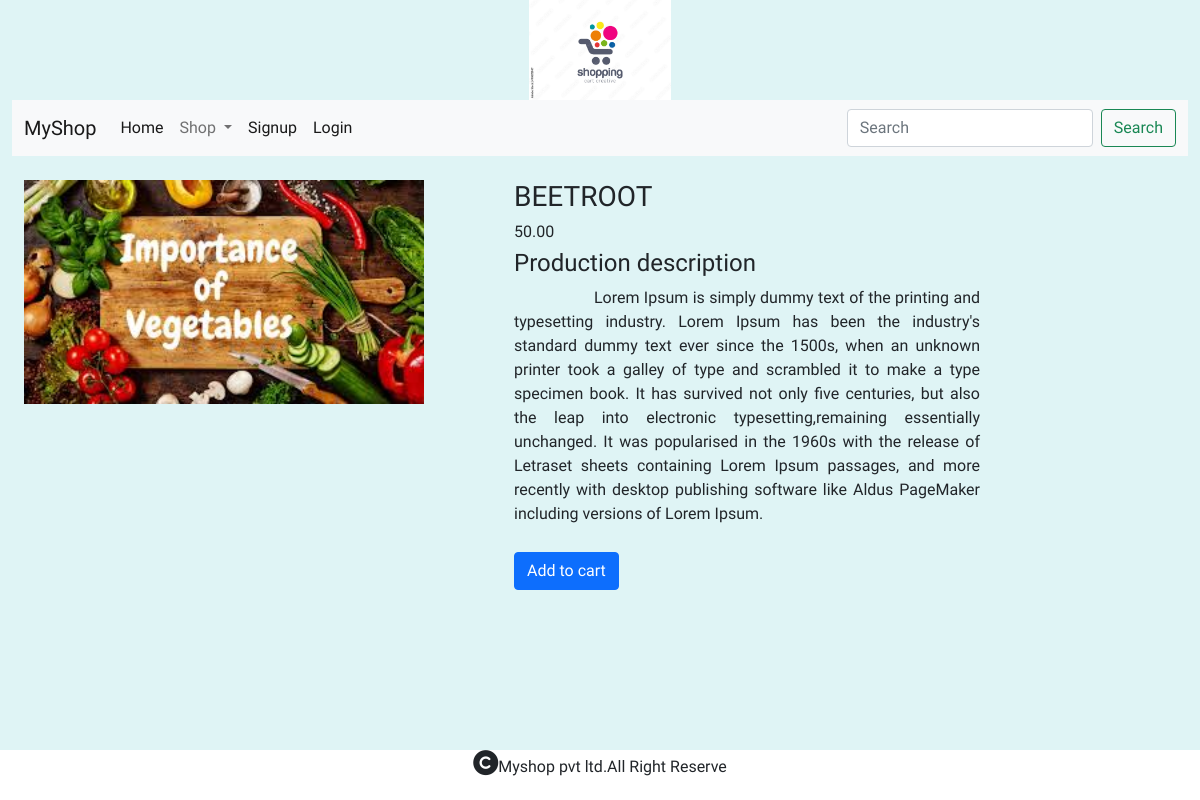
The page /details/beetroot on the database its author committed.
### shop/models.py (models this page shows)
class Product(models.Model):
    name=models.CharField(max_length=250,unique=True)
    slug = models.SlugField(max_length=250, unique=True)
    description = models.TextField(blank=True)
    image = models.ImageField(upload_to='shop/category', null=True, blank=True)
    price=models.DecimalField(max_digits=10,decimal_places=2)
    category=models.ForeignKey(category,on_delete=models.CASCADE)
    stock=models.IntegerField()
    available=models.BooleanField(default=True)
    created=models.DateTimeField(auto_now_add=True)
    updated=models.DateTimeField(auto_now=True)

### shop/views.py (the view)
# urls.py: path('details/<slug:l>',views.details,name='details'),
def details(request,l):
    l=Product.objects.get(slug=l)
    return render(request,'details.html',{'l':l})

### cart/context_processors.py (called while the page is built, shortened)
def counter(request):
    item_count=0
    return {'count':item_count}

### shop/context_processors.py (called while the page is built)
def menu_links(request):
    n=category.objects.all()
    return {'links':n}

### templates/details.html
{% extends 'base.html' %}
{% load static %}
{% block content %}
<div class="container-fluid mt-4" style=margin-bottom:100px;>
    <div class="row">
      <div class="col-sm-5">
        <img src="{{l.image.url}}" style="height400x;width:400px;">
      </div>
      <div class="col-sm-5">
        <h3 class="card-title text-uppercase">{{l.name}}</h3>
        <h6>{{l.price}}</h6>
        <h4>Production description</h4>
        <p style="text-indent:80px;text-align:justify;line:height:2;">{{l.description}}</p>
          {% if l.stock <= 0 %}
          <h4>Out of stock</h4>
          {% else %}
        <h4 style="padding-top:10px;">
          <a href="{% url 'cart:add_to_cart' l.slug %}" class="btn btn-primary">Add to cart</a></h4>
          {% endif %}
      </div>
    </div>
</div>
{% endblock %}

### static/css/custom.css (style rules this page uses)
body { background-color:#dff4f5; font-family: 'REM', sans-serif; }

### rows shown on the page
Product: image (picture), name "BEETROOT", price "50.00", description "Lorem Ipsum is simply dummy text of the printing and typesetting industry. Lorem Ipsum has been the industry's standard dummy text ever since the 1500s, when an unknown printer took a galley of type and scrambled it to make a type specimen book. It has survived not only five centuries, but also the leap into electronic typesetting,remaining essentially unchanged. It was popularised in the 1960s with the release of Letraset sheets containing Lorem Ipsum passages, and more recently with desktop publishing software like Aldus PageMaker including versions of Lorem Ipsum."
